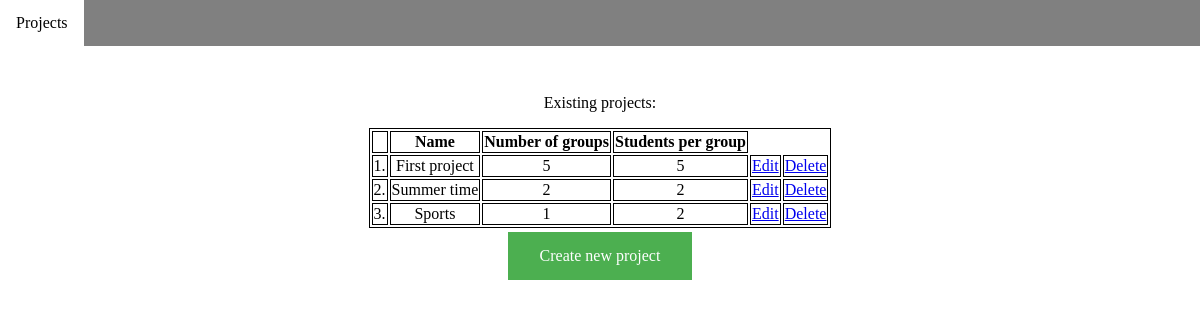
The page / on the database its author committed.
### tables this page shows
CREATE TABLE `projects` (
  `id` int(11) NOT NULL,
  `name` varchar(255) NOT NULL,
  `nog` int(2) NOT NULL,
  `spg` int(2) NOT NULL
);

### db.php (called while the page is built, shortened)
<?php
class database
{
  private $db_host = "localhost";
  private $db_user = "root";
  private $db_name = "stud_proj";
   public function connect()
   {
       $this->conn = null;
       try {
         $this->conn = new PDO("mysql:host=$this->db_host;dbname=$this->db_name", $this->db_user, '');
         $db = $this->conn->prepare("CREATE SCHEMA IF NOT EXISTS $this->db_name");
         $db->execute();
         $this->conn->setAttribute(PDO::ATTR_ERRMODE, PDO::ERRMODE_EXCEPTION);
       } catch (PDOException $e) {
           echo "Nepavyko prisijungti prie DB " . $e->getMessage();
       }
       return $this->conn;
   }
}
?>

### myclass.php (called while the page is built, shortened)
<?php
include "db.php";
class myClass extends database
{
    public function fetchProjects()
    {
        $stmt = $this->connect()->prepare("SELECT * FROM projects");
        $stmt->execute();
        return $stmt;
    }
}
?>

### index.php (the view, shortened to what this page needs)
<?php
include "header.php";
$myclass = new myClass();
$fetch = $myclass->fetchProjects();
$num = $fetch->rowCount();
?>
<div class="flex-container">
    <div class="text-center">
        <table class="border">
            <tr>
                <th></th>
                <th>Name</th>
                <th>Number of groups</th>
                <th>Students per group</th>
            </tr>
        <?php
        if ($num > 0)
        {
            echo '<p>Existing projects:</p>';
            $count = 1;
            $row = $fetch->fetchAll(PDO::FETCH_ASSOC);
            foreach ($row as $result)
            {
                ?>
                <tr>
                    <td><?php echo $count.'.'; ?></td>
                    <td><?php echo $result['name']; ?></td>
                    <td><?php echo $result['nog']; ?></td>
                    <td><?php echo $result['spg']; ?></td>
                    <td><a href="project.php?id=<?php echo $result['id']; ?>">Edit</a></td>
                    <td><a href="delete.php?id=<?php echo $result['id']; ?>">Delete</a></td>
                </tr>
            <?php
            $count++;
            }
        }
        ?>
        </table>
    </div>
    <div class="text-center">
        <a href="create-project.php" class="button">Create new project</a>
    </div>
</div>

### css/css1.css (style rules this page uses)
.flex-container { margin-top: 2rem; flex-wrap: wrap; display: flex; }
.text-center { text-align: center; margin: auto; }
.button { background-color: #4CAF50; border: none; color: white; padding: 15px 32px; text-align: center; text-decoration: none; display: inline-block; font-size: 16px; margin: 4px 2px; cursor: pointer; }
table, th, td { border: 1px solid; }

### rows shown on the page
projects: name "First project", nog "5", spg "5"
projects: name "Summer time", nog "2", spg "2"
projects: name "Sports", nog "1", spg "2"
